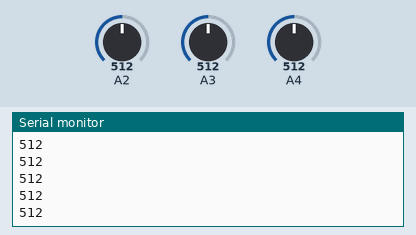
A sketch run on a simulated Arduino Uno, built with avr-gcc and run on an emulated ATmega328P. Shown: the last lines printed to the serial monitor. Inputs (shaded band) come from the test bench; at power-on: A2 = 512, A3 = 512, A4 = 512.

Above: at 1.2 s.
1.3 s: A2 set to 716
At 1.9 s:
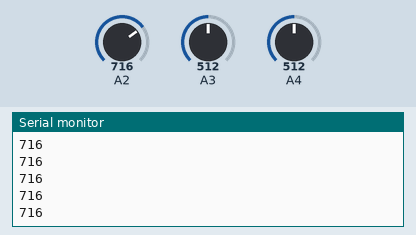
2.8 s: A2 set to 900
At 3.3 s:
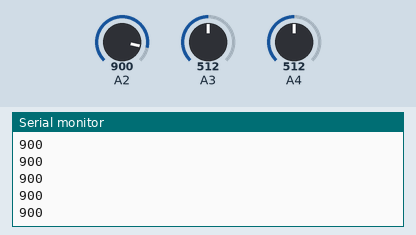
Timing chart, 0 to 5.8 s (numbered marks = the images above; inputs shaded):
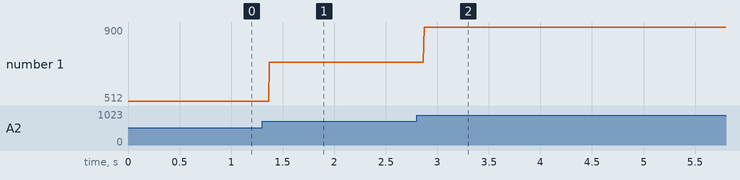

Measured:
- after the input at 1.3 s, the serial monitor: prints a new line after 0.07 s (image 1)
- after the input at 2.8 s, the serial monitor: prints a new line after 0.07 s (image 2)
- plotted number 1: 512 → 716 after the input at 1.3 s, 716 → 900 after the input at 2.8 s

The sketch:

IR_test_2_D.ino
```cpp
int left;
int right;
int center;

void setup()
{
  pinMode(2, INPUT);
  pinMode(3, INPUT);
  pinMode(4, INPUT);
  Serial.begin(9600);
}

void loop()
{
  left = analogRead(2);
  right = analogRead(4);
  center = analogRead(3);
  Serial.println(left);
  /*Serial.println("_");
  Serial.println(center);
  Serial.println("_");
  Serial.println(right);
  Serial.println("_");*/
}
```
